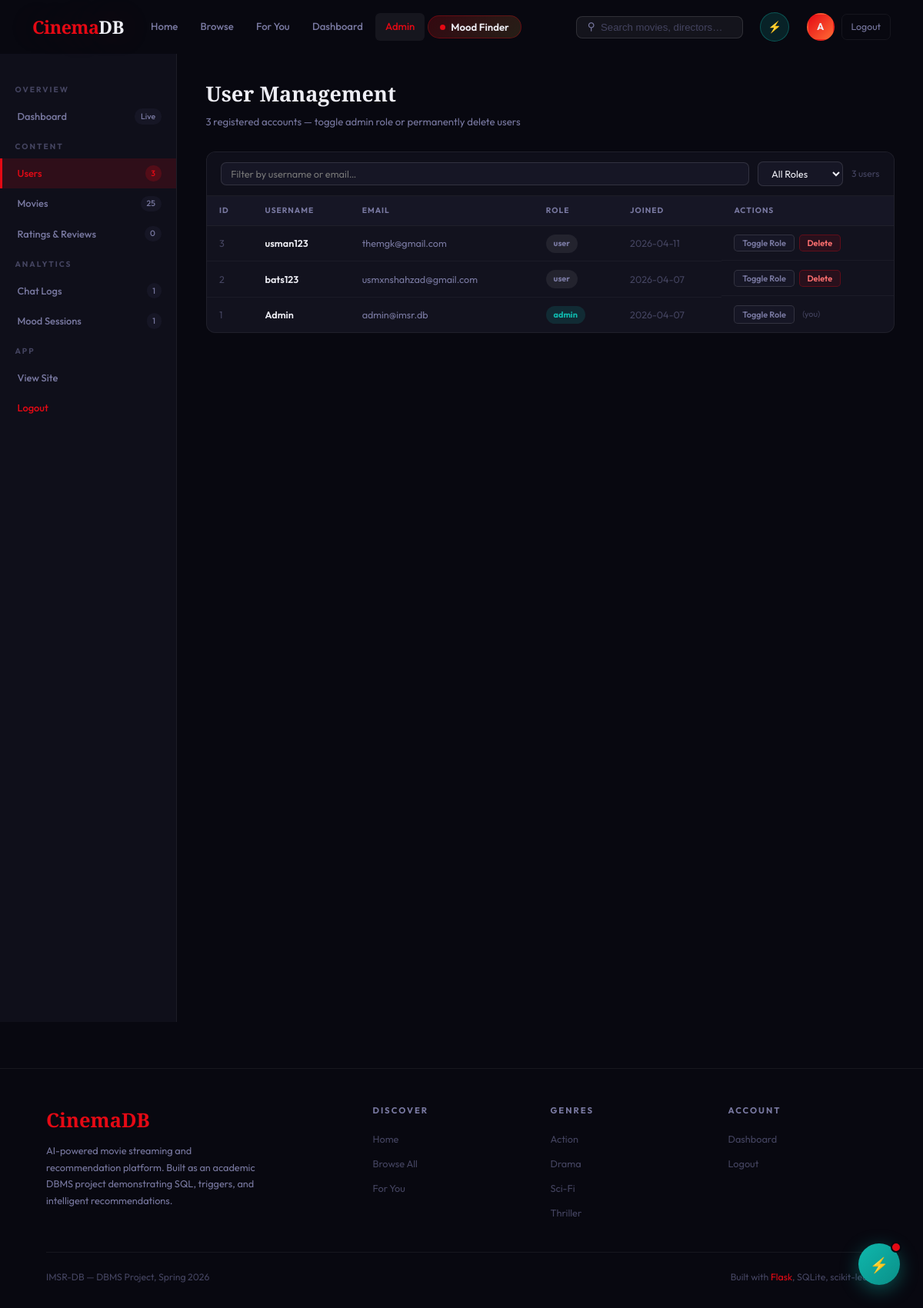
Page /admin?tab=users (signed in) on the committed database.
### tables this page shows
CREATE TABLE users (
            id        INTEGER PRIMARY KEY AUTOINCREMENT,
            username  TEXT NOT NULL,
            email     TEXT NOT NULL UNIQUE,
            password  TEXT NOT NULL,
            role      TEXT NOT NULL DEFAULT 'user',
            avatar    TEXT,
            bio       TEXT,
            created   TIMESTAMP DEFAULT CURRENT_TIMESTAMP
        );

### app.py (the view, shortened to what this page needs)
@app.route("/admin")
@admin_required
def admin():
    db = get_db()
    tab = request.args.get("tab", "overview")
    users      = db.execute("SELECT id,username,email,role,created FROM users ORDER BY created DESC").fetchall()
    total_favs = db.execute("SELECT COUNT(*) as c FROM favorites").fetchone()["c"]
    total_rat  = db.execute("SELECT COUNT(*) as c FROM ratings").fetchone()["c"]
    total_hist = db.execute("SELECT COUNT(*) as c FROM watch_history").fetchone()["c"]
    total_moods= db.execute("SELECT COUNT(*) as c FROM mood_sessions").fetchone()["c"]
    total_chats= db.execute("SELECT COUNT(*) as c FROM chat_logs WHERE role='user'").fetchone()["c"]
    all_ratings = []
    chat_logs_data = []
    mood_data = []
    if tab == "chatlogs":
        chat_logs_data = db.execute(
            "SELECT cl.id, cl.role, cl.message, cl.ts, COALESCE(u.username,'Guest') as username "
            "FROM chat_logs cl LEFT JOIN users u ON cl.user_id=u.id "
            "ORDER BY cl.ts DESC LIMIT 200"
        ).fetchall()
    return render_template("admin.html",
                           tab=tab,
                           users=users,
                           all_movies=get_all_movies(),
                           all_ratings=all_ratings,
                           chat_logs_data=chat_logs_data,
                           mood_data=mood_data,
                           total_movies=len(get_all_movies()),
                           total_users=len(users),
                           total_favs=total_favs,
                           total_ratings=total_rat,
                           total_hist=total_hist,
                           total_moods=total_moods,
                           total_chats=total_chats,
                           genres=get_genres(),
                           user=current_user())

### app.py (called while the page is built)
def get_db():
    db = getattr(g, "_db", None)
    if db is None:
        db = g._db = sqlite3.connect(DATABASE)
        db.row_factory = sqlite3.Row
        db.execute("PRAGMA foreign_keys = ON")
    return db

def admin_required(f):
    @wraps(f)
    def wrapped(*a, **kw):
        if "user_id" not in session or session.get("role") != "admin":
            return redirect(url_for("home"))
        return f(*a, **kw)
    return wrapped

def current_user():
    if "user_id" not in session: return None
    return get_db().execute("SELECT * FROM users WHERE id=?", (session["user_id"],)).fetchone()

### recommendation.py (called while the page is built)
def get_all_movies():         return SEED_MOVIES

def get_genres():
    g = set()
    for m in SEED_MOVIES:
        for x in m["genre"].split("|"): g.add(x.strip())
    return sorted(g)

### templates/admin.html (shortened to what this page needs)
{% extends "base.html" %}
{% block content %}
<div class="admin-wrap">
  <aside class="admin-side">
    <div class="side-section">Overview</div>
    <a class="side-link {% if tab=='overview' %}active{% endif %}" href="{{ url_for('admin', tab='overview') }}">Dashboard <span class="sct">Live</span></a>
    <div class="side-section">Content</div>
    <a class="side-link {% if tab=='users'   %}active{% endif %}" href="{{ url_for('admin', tab='users') }}">Users <span class="sct">{{ total_users }}</span></a>
    <a class="side-link {% if tab=='movies'  %}active{% endif %}" href="{{ url_for('admin', tab='movies') }}">Movies <span class="sct">{{ total_movies }}</span></a>
    <a class="side-link {% if tab=='ratings' %}active{% endif %}" href="{{ url_for('admin', tab='ratings') }}">Ratings &amp; Reviews <span class="sct">{{ total_ratings }}</span></a>
    <div class="side-section">Analytics</div>
    <a class="side-link {% if tab=='chatlogs' %}active{% endif %}" href="{{ url_for('admin', tab='chatlogs') }}">Chat Logs <span class="sct">{{ total_chats }}</span></a>
    <a class="side-link {% if tab=='moods'   %}active{% endif %}" href="{{ url_for('admin', tab='moods') }}">Mood Sessions <span class="sct">{{ total_moods }}</span></a>
    <div class="side-section">App</div>
    <a class="side-link" href="{{ url_for('home') }}">View Site</a>
    <a class="side-link" href="{{ url_for('logout') }}" style="color:var(--accent);">Logout</a>
  </aside>
  <main class="admin-main">
    {% if tab == 'overview' %}
    <div class="pg-hd">
      <h2>Admin Dashboard</h2>
      <p>Live platform snapshot &mdash; auto-refreshes every 30 seconds</p>
    </div>
    <div class="stat-grid">
      <div class="sbox" onclick="location='{{ url_for('admin',tab='users') }}'">  <div class="sbox-n" id="sv-users">{{ total_users }}</div>   <div class="sbox-l">Users</div></div>
      <div class="sbox" onclick="location='{{ url_for('admin',tab='movies') }}'"> <div class="sbox-n" id="sv-movies">{{ total_movies }}</div>  <div class="sbox-l">Films</div></div>
      <div class="sbox"><div class="sbox-n" id="sv-favs">{{ total_favs }}</div>      <div class="sbox-l">Favourites</div></div>
      <div class="sbox" onclick="location='{{ url_for('admin',tab='ratings') }}'"><div class="sbox-n" id="sv-ratings">{{ total_ratings }}</div><div class="sbox-l">Ratings</div></div>
      <div class="sbox"><div class="sbox-n" id="sv-hist">{{ total_hist }}</div>       <div class="sbox-l">Watch Events</div></div>
      <div class="sbox" onclick="location='{{ url_for('admin',tab='moods') }}'">  <div class="sbox-n" id="sv-moods">{{ total_moods }}</div>   <div class="sbox-l">Mood Sessions</div></div>
      <div class="sbox" onclick="location='{{ url_for('admin',tab='chatlogs') }}'"><div class="sbox-n" id="sv-chats">{{ total_chats }}</div>  <div class="sbox-l">Chat Messages</div></div>
    </div>
    <div class="tc" style="margin-bottom:1.5rem;">
      <div class="tc-hd"><h3>Engagement Overview</h3><span style="color:var(--muted);font-size:.8rem;">Relative metrics</span></div>
      <div style="padding:1.2rem 1.5rem;">
        {% set mx = [total_hist, 1]|max %}
        {% for lbl,val in [('Watch History',total_hist),('Favourites',total_favs),('Ratings',total_ratings),('Mood Sessions',total_moods),('Chat Messages',total_chats)] %}
        <div style="margin-bottom:1rem;">
          <div style="display:flex;justify-content:space-between;font-size:.82rem;margin-bottom:.3rem;">
            <span style="color:var(--muted);">{{ lbl }}</span>
            <span style="font-weight:700;color:var(--accent);">{{ val }}</span>
          </div>
          <div class="bar-wrap"><div class="bar-fill" style="width:{{ [[((val / mx) * 100)|int, 100]|min, 2]|max }}%"></div></div>
        </div>
        {% endfor %}
      </div>
    </div>
    <div class="tc">
      <div class="tc-hd"><h3>Recent Signups</h3><a href="{{ url_for('admin',tab='users') }}" style="font-size:.82rem;color:var(--muted);">All users</a></div>
      <div class="tc-sc">
        <table><thead><tr><th>Username</th><th>Email</th><th>Role</th><th>Joined</th></tr></thead><tbody>
          {% for u in users[:8] %}
          <tr>
            <td style="font-weight:600;">{{ u.username }}</td>
            <td style="color:var(--muted);">{{ u.email }}</td>
            <td><span class="rbadge {% if u.role=='admin' %}radmin{% else %}ruser{% endif %}">{{ u.role }}</span></td>
            <td style="color:var(--dim);">{{ u.created[:10] if u.created else '—' }}</td>
          </tr>
          {% endfor %}
        </tbody></table>
      </div>
    </div>
    {% elif tab == 'users' %}
    <div class="pg-hd">
      <h2>User Management</h2>
      <p>{{ total_users }} registered accounts — toggle admin role or permanently delete users</p>
    </div>
    <div class="tc">
      <div class="tf">
        <input class="ts" id="u-search" placeholder="Filter by username or email…" oninput="filterTbl('u-tbody',this.value,[1,2])"/>
        <select class="tsel" onchange="filterRole(this.value)">
          <option value="">All Roles</option>
        </select>
        <span class="tc-count" id="u-count">{{ total_users }} users</span>
      </div>
      <div class="tc-sc">
        <table><thead><tr><th>ID</th><th>Username</th><th>Email</th><th>Role</th><th>Joined</th><th>Actions</th></tr></thead>
        <tbody id="u-tbody">
          {% for u in users %}
          <tr data-role="{{ u.role }}">
            <td style="color:var(--dim);">{{ u.id }}</td>
            <td style="font-weight:600;">{{ u.username }}</td>
            <td style="color:var(--muted);">{{ u.email }}</td>
            <td><span class="rbadge {% if u.role=='admin' %}radmin{% else %}ruser{% endif %}" id="rb-{{ u.id }}">{{ u.role }}</span></td>
            <td style="color:var(--dim);">{{ u.created[:10] if u.created else '—' }}</td>
            <td style="display:flex;gap:.4rem;flex-wrap:wrap;">
              <button class="ab ab-role" onclick="toggleRole({{ u.id }},this)">Toggle Role</button>
              {% if u.id != session.user_id %}
              <button class="ab ab-del" onclick="deleteUser({{ u.id }},this)">Delete</button>
              {% else %}
              <span style="font-size:.72rem;color:var(--dim);padding:.22rem .3rem;">(you)</span>
              {% endif %}
            </td>
          </tr>
          {% endfor %}
        </tbody></table>
      </div>
    </div>
    {% endif %}
  </main>
</div>
{% endblock %}

### static/css/style.css (style rules this page uses)
:root { --bg: #080810; --bg2: #0f0f1a; --bg3: #161625; --card: #12121e; --card2: #1a1a2e; --border: rgba(255,255,255,0.06); --border2: rgba(255,255,255,0.12); --accent: #e50914; --accent-dim: rgba(229,9,20,0.15); --accent-glow: 0 0 40px rgba(229,9,20,0.25); --gold: #d4a843; --gold-dim: rgba(212,168,67,0.15); --teal: #0fb8ad; --text: #eeeef5; --muted: #7878a0; --dim: #444460; --nav-h: 70px; --r: 10px; --font-d: 'Playfair Display', Georgia, serif; --font-b: 'Outfit', sans-serif; }
*, *::before, *::after { box-sizing: border-box; margin: 0; padding: 0; }
html { scroll-behavior: smooth; font-size: 15px; }
body { background: var(--bg); color: var(--text); font-family: var(--font-b); line-height: 1.65; overflow-x: hidden; min-height: 100vh; }
a { color: inherit; text-decoration: none; }
button { font-family: var(--font-b); }
.admin-main { padding: 2.5rem; }
table { width: 100%; border-collapse: collapse; }
th, td { padding: .8rem 1.2rem; text-align: left; border-bottom: 1px solid var(--border); font-size: .85rem; }
th { font-size: .72rem; font-weight: 700; letter-spacing: .8px; text-transform: uppercase; color: var(--muted); background: var(--bg3); }

### templates/admin.html (style rules this page uses)
.admin-wrap { display: grid; grid-template-columns: 230px 1fr; min-height: calc(100vh - var(--nav-h)); padding-top: var(--nav-h); }
.admin-side { background: var(--bg2); border-right: 1px solid var(--border); padding: 1.8rem 0; position: sticky; top: var(--nav-h); height: calc(100vh - var(--nav-h)); overflow-y: auto; }
.side-section { font-size:.68rem; font-weight:700; letter-spacing:2px; text-transform:uppercase; color:var(--dim); padding:.8rem 1.3rem .4rem; }
.side-link { display:flex; align-items:center; gap:.7rem; padding:.6rem 1.3rem; color:var(--muted); font-size:.86rem; font-weight:500; border-left:3px solid transparent; transition:all .18s; cursor:pointer; text-decoration:none; }
.side-link.active { color:var(--accent); border-left-color:var(--accent); background:var(--accent-dim); }
.side-link .sct { margin-left:auto; background:var(--bg3); border-radius:10px; padding:.1rem .5rem; font-size:.7rem; color:var(--muted); }
.side-link.active .sct { background:rgba(229,9,20,.2); color:var(--accent); }
.admin-main { padding:2rem 2.5rem; overflow-x:auto; }
.pg-hd { margin-bottom:1.8rem; }
.pg-hd h2 { font-family:var(--font-d); font-size:1.8rem; font-weight:900; }
.pg-hd p { color:var(--muted); font-size:.88rem; margin-top:.25rem; }
.tc { background:var(--card); border:1px solid var(--border); border-radius:12px; overflow:hidden; margin-bottom:1.5rem; }
.tc-sc { overflow-x:auto; }
table { width:100%; border-collapse:collapse; }
th { padding:.7rem 1.1rem; text-align:left; font-size:.68rem; font-weight:700; letter-spacing:1px; text-transform:uppercase; color:var(--muted); background:var(--bg3); border-bottom:1px solid var(--border); white-space:nowrap; }
td { padding:.72rem 1.1rem; font-size:.84rem; border-bottom:1px solid rgba(255,255,255,.04); vertical-align:middle; }
tr:last-child td { border-bottom:none; }
.rbadge { display:inline-block; padding:.2rem .65rem; border-radius:20px; font-size:.72rem; font-weight:700; }
.radmin { background:rgba(15,184,173,.15); color:var(--teal); }
.ruser { background:rgba(255,255,255,.07); color:var(--muted); }
.ab { padding:.22rem .65rem; border-radius:5px; font-size:.73rem; font-weight:600; cursor:pointer; transition:all .18s; border:none; }
.ab-role { background:var(--bg3); border:1px solid var(--border2); color:var(--muted); }
.ab-del { background:rgba(229,9,20,.1); border:1px solid rgba(229,9,20,.3); color:#ff7070; }
.tf { padding:.8rem 1.2rem; border-bottom:1px solid var(--border); background:var(--bg2); display:flex; gap:.75rem; flex-wrap:wrap; align-items:center; }
.ts { background:var(--bg3); border:1px solid var(--border2); border-radius:7px; padding:.4rem .85rem; color:var(--text); font-size:.85rem; outline:none; flex:1; min-width:180px; font-family:var(--font-b); transition:border-color .2s; }
.tsel { background:var(--bg3); border:1px solid var(--border2); border-radius:7px; padding:.4rem .85rem; color:var(--text); font-size:.85rem; outline:none; font-family:var(--font-b); }
.tc-count { color:var(--dim); font-size:.8rem; margin-left:auto; }

### rows in the picture
users: id "3", username "usman123", email "themgk@gmail.com", role "user", created "2026-04-11"
users: id "2", username "bats123", email "usmxnshahzad@gmail.com", role "user", created "2026-04-07"
users: id "1", username "Admin", email "admin@imsr.db", role "admin", created "2026-04-07", shows "(you)"

### other values in the picture
{{ session.username[0].upper() }} "A"
{{ total_users }} "3"
{{ total_movies }} "25"
{{ total_ratings }} "0"
{{ total_chats }} "1"
{{ total_moods }} "1"
